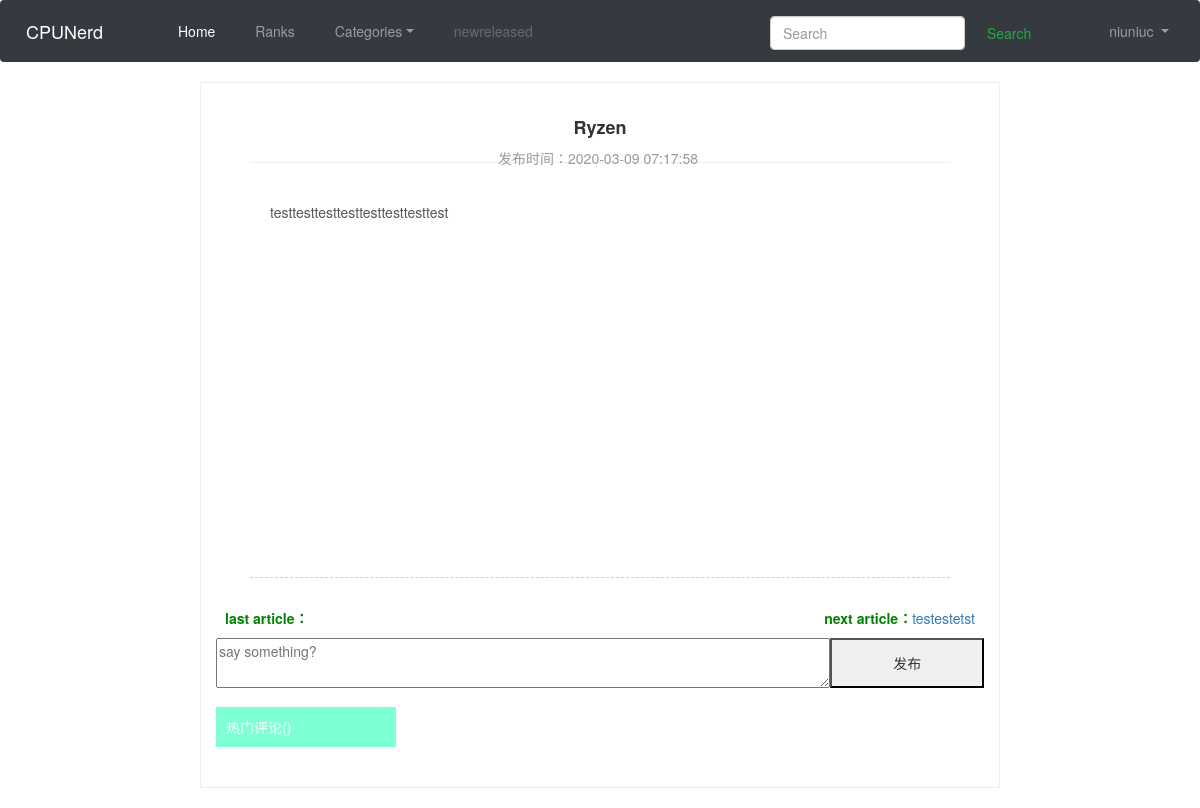
The page /cpunerd/cpu-detail/1 (signed in) on the database as committed earlier.
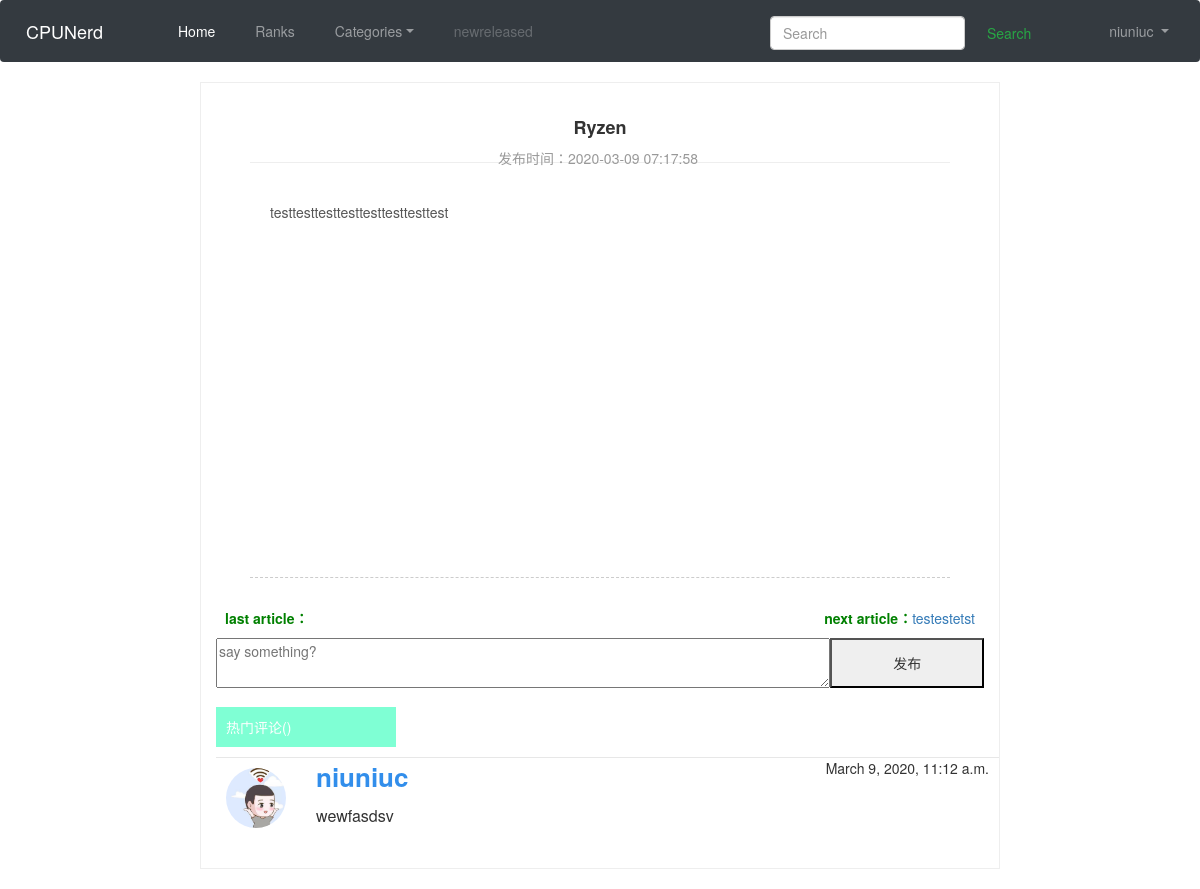
The same page on the database as committed later.
### CPUNerd/models.py (models this page shows)
class CommentModel(models.Model):
    cpu = models.ForeignKey(CpuModel, verbose_name='cpu', on_delete=models.CASCADE, related_name='comment_list')
    user = models.ForeignKey(UserProfile, verbose_name='user', on_delete=models.CASCADE)
    content = models.CharField(verbose_name="内容", max_length=512)
    create_time = models.DateTimeField(auto_now_add=True)

### user_profile/models.py (models this page shows)
class UserProfile(AbstractUser):
    sex = models.IntegerField(verbose_name="性别", choices=((0, '男'), (1, '女')), default=0)
    phone = models.CharField(verbose_name="手机号", null=True, max_length=11)
    address = models.CharField(verbose_name="手机号", null=True, max_length=255)
    interest = models.CharField(max_length=255, null=True)
    image = models.ImageField(max_length=1000, upload_to='avatar', verbose_name=u'头像', blank=True,
                              default='avatar/default.jpg')

### CPUNerd/views.py (the view, shortened to what this page needs)
# urls.py: path('cpu-detail/<int:id>', CpuDetailView.as_view(), name='cpu_detail'),
class CpuDetailView(LoginRequiredMixin, View):
    def get(self, request, *args, **kwargs):
        obj = CpuModel.objects.get(id=int(kwargs['id']))
        last_obj = next_obj = None
        tem = CpuModel.objects.filter(id__lt=obj.id).values_list('id', 'content').order_by(
            "-id")
        if tem:
            last_obj = tem[0]
        tem = CpuModel.objects.filter(id__gt=obj.id).values_list('id', 'content').order_by(
            "id")
        if tem:
            next_obj = tem[0]
        return render(request, 'CPUNerd/cpu_detail.html', {'obj': obj, 'last_obj': last_obj, 'next_obj': next_obj})

### user_profile/templatetags/extratags.py (called while the page is built)
@register.filter('strftime')
def strftime(date):
    return date.strftime("%Y-%m-%d %H:%M:%S")

### templates/CPUNerd/cpu_detail.html (shortened to what this page needs)
{% extends 'base.html'%}
{% load staticfiles %}
{% load extratags %}
{% block csstyle %}
<link href="{% static 'css/cpu_detail.css' %}" rel="stylesheet">
{%  endblock %}
{%block content%}
    <div class="center-content">
        <div class="artical_content">
            <div class="content_head">
                <h3 class="article_title">{{obj.description}}</h3>
                <p class="time">发布时间：{{obj.update_time | strftime}}&nbsp;</p>
            </div>
            <article>
                {{obj.content | safe}}
            </article>
            <div class="paging">
                <div class="paging_left"><span>last article：</span>{% if last_obj %}<a href="{% url 'CPUNerd:cpu_detail' last_obj.0 %}">{{last_obj.1|truncatewords:"15"}}</a>{% endif %}</div>
                <div class="paging_right"><span>next article：</span>{% if next_obj %}<a href="{% url 'CPUNerd:cpu_detail' next_obj.0 %}">{{ next_obj.1|truncatewords:"15"}}</a>{% endif %}</div>
            </div>
            <div class="send-comment">
                <form method="post" enctype="multipart/form-data" action="{% url 'CPUNerd:comment' %}?id={{ obj.id }}">
                    <textarea type="text" name="remark" placeholder="say something?"></textarea>
                    <button type="submit">发布</button>
                </form>
            </div>
            <div class="comment">
                <p>热门评论({{obj.comment_list.length}})</p>
                {% for item in obj.comment_list.all %}
                <div class="comment-item">
                    <image src="{{item.user.image.url}}"></image>
                    <div class="comment-content">
                        <div>
                            <p class="comment-author">{{item.user.username}}</p>
                            <p class="comment-publish-time">{{item.create_time}}</p>
                        </div>
                        <p>{{item.content}}</p>
                    </div>
                </div>
                {% endfor %}
            </div>
        </div>
    </div>
{%endblock%}

Rows that differ between the two databases and show on the page:
added CommentModel: user.image (placeholder picture), user.username "niuniuc", create_time "March 9, 2020, 11:12 a.m.", content "wewfasdsv"
